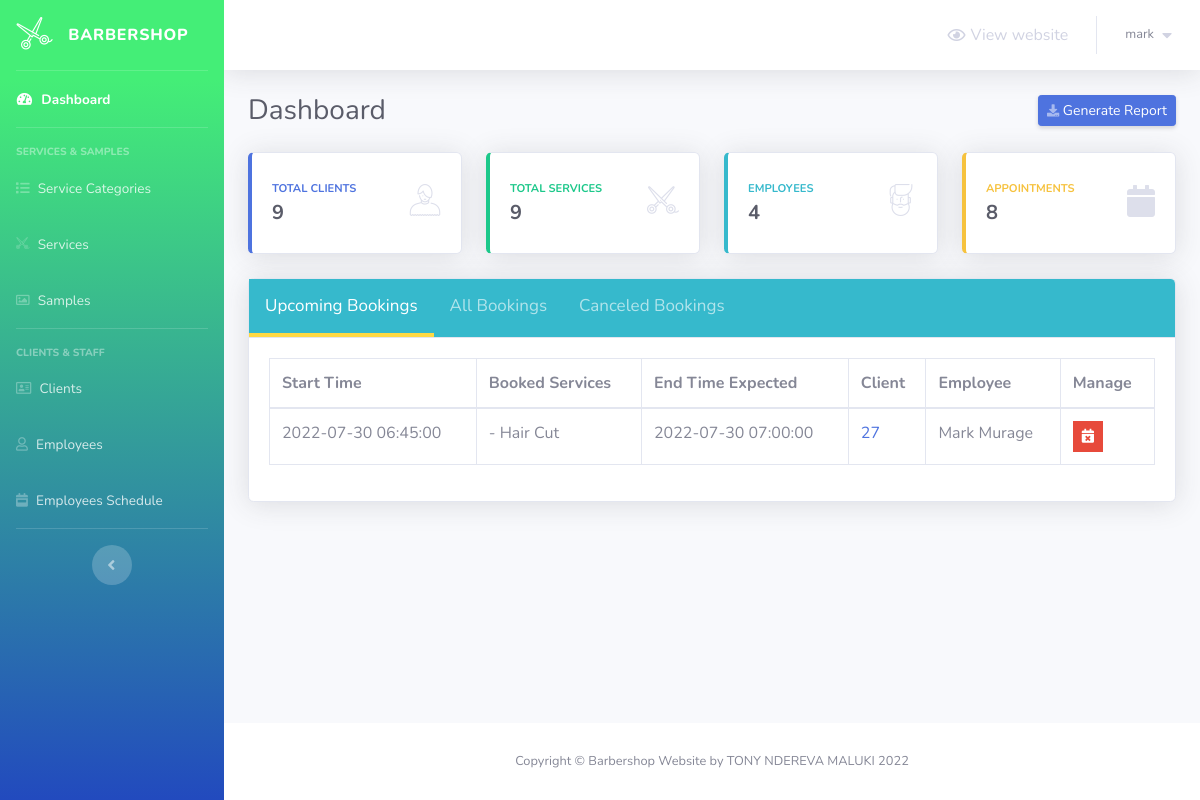
The page /admin/index.php (signed in) on the database its author committed.
### tables this page shows
CREATE TABLE `appointments` (
  `appointment_id` int(5) NOT NULL,
  `date_created` timestamp NOT NULL DEFAULT '0000-00-00 00:00:00',
  `client_id` int(5) NOT NULL,
  `employee_id` int(2) NOT NULL,
  `start_time` timestamp NOT NULL DEFAULT '0000-00-00 00:00:00',
  `end_time_expected` timestamp NOT NULL DEFAULT '0000-00-00 00:00:00',
  `canceled` tinyint(1) NOT NULL DEFAULT 0,
  `cancellation_reason` text DEFAULT NULL
);

CREATE TABLE `services` (
  `service_id` int(5) NOT NULL,
  `service_name` varchar(50) NOT NULL,
  `service_description` varchar(255) NOT NULL,
  `service_price` decimal(6,2) NOT NULL,
  `service_duration` int(5) NOT NULL,
  `category_id` int(2) NOT NULL
);

CREATE TABLE `clients` (
  `client_id` int(5) NOT NULL,
  `first_name` varchar(30) NOT NULL,
  `last_name` varchar(30) NOT NULL,
  `phone_number` varchar(30) NOT NULL,
  `client_email` varchar(50) NOT NULL
);

CREATE TABLE `employees` (
  `employee_id` int(2) NOT NULL,
  `first_name` varchar(20) NOT NULL,
  `last_name` varchar(20) NOT NULL,
  `phone_number` varchar(30) NOT NULL,
  `email` varchar(50) NOT NULL
);

### admin/Includes/functions/functions.php (called while the page is built, shortened)
<?php
    function countItems($item,$table)
	{
		global $con;
		$stat_ = $con->prepare("SELECT COUNT($item) FROM $table");
		$stat_->execute();
		return $stat_->fetchColumn();
	}

### admin/index.php (the view, shortened to what this page needs)
<?php
if (isset($_SESSION['username_barbershop_Xw211qAAsq4']) && isset($_SESSION['password_barbershop_Xw211qAAsq4'])) {
    include 'connect.php';
    include 'Includes/functions/functions.php';
    include 'Includes/templates/header.php';
?>
    <div class="container-fluid">
        <div class="d-sm-flex align-items-center justify-content-between mb-4">
            <h1 class="h3 mb-0 text-gray-800">Dashboard</h1>
            <a href="#" class="d-none d-sm-inline-block btn btn-sm btn-primary shadow-sm">
                <i class="fas fa-download fa-sm text-white-50"></i>
                Generate Report
            </a>
        </div>
        <div class="row">
            <div class="col-xl-3 col-md-6 mb-4">
                <div class="card border-left-primary shadow h-100 py-2">
                    <div class="card-body">
                        <div class="row no-gutters align-items-center">
                            <div class="col mr-2">
                                <div class="text-xs font-weight-bold text-primary text-uppercase mb-1">
                                    Total Clients
                                </div>
                                <div class="h5 mb-0 font-weight-bold text-gray-800"><?php echo countItems("client_id", "clients") ?></div>
                            </div>
                            <div class="col-auto">
                                <i class="bs bs-boy fa-2x text-gray-300"></i>
                            </div>
                        </div>
                    </div>
                </div>
            </div>
            <div class="col-xl-3 col-md-6 mb-4">
                <div class="card border-left-success shadow h-100 py-2">
                    <div class="card-body">
                        <div class="row no-gutters align-items-center">
                            <div class="col mr-2">
                                <div class="text-xs font-weight-bold text-success text-uppercase mb-1">
                                    Total Services
                                </div>
                                <div class="h5 mb-0 font-weight-bold text-gray-800"><?php echo countItems("service_id", "services") ?></div>
                            </div>
                            <div class="col-auto">
                                <i class="bs bs-scissors-1 fa-2x text-gray-300"></i>
                            </div>
                        </div>
                    </div>
                </div>
            </div>
            <div class="col-xl-3 col-md-6 mb-4">
                <div class="card border-left-info shadow h-100 py-2">
                    <div class="card-body">
                        <div class="row no-gutters align-items-center">
                            <div class="col mr-2">
                                <div class="text-xs font-weight-bold text-info text-uppercase mb-1">
                                    Employees
                                </div>
                                <div class="row no-gutters align-items-center">
                                    <div class="col-auto">
                                        <div class="h5 mb-0 mr-3 font-weight-bold text-gray-800"><?php echo countItems("employee_id", "employees") ?></div>
                                    </div>
                                </div>
                            </div>
                            <div class="col-auto">
                                <i class="bs bs-man fa-2x text-gray-300"></i>
                            </div>
                        </div>
                    </div>
                </div>
            </div>
            <div class="col-xl-3 col-md-6 mb-4">
                <div class="card border-left-warning shadow h-100 py-2">
                    <div class="card-body">
                        <div class="row no-gutters align-items-center">
                            <div class="col mr-2">
                                <div class="text-xs font-weight-bold text-warning text-uppercase mb-1">
                                    Appointments
                                </div>
                                <div class="h5 mb-0 font-weight-bold text-gray-800"><?php echo countItems("appointment_id", "appointments") ?></div>
                            </div>
                            <div class="col-auto">
                                <i class="fas fa-calendar fa-2x text-gray-300"></i>
                            </div>
                        </div>
                    </div>
                </div>
            </div>
        </div>
        <div class="card shadow mb-4">
            <div class="card-header tab" style="padding: 0px !important;background: #36b9cc!important">
                <button class="tablinks active" onclick="openTab(event, 'Upcoming')">
                    Upcoming Bookings
                </button>
                <button class="tablinks" onclick="openTab(event, 'All')">
                    All Bookings
                </button>
                <button class="tablinks" onclick="openTab(event, 'Canceled')">
                    Canceled Bookings
                </button>
            </div>
            <div class="card-body">
                <div class="table-responsive">
                    <table class="table table-bordered tabcontent" id="Upcoming" style="display:table" width="100%" cellspacing="0">
                        <thead>
                            <tr>
                                <th>
                                    Start Time
                                </th>
                                <th>
                                    Booked Services
                                </th>
                                <th>
                                    End Time Expected
                                </th>
                                <th>
                                    Client
                                </th>
                                <th>
                                    Employee
                                </th>
                                <th>
                                    Manage
                                </th>
                            </tr>
                        </thead>
                        <tbody>
                            <?php
                            $stmt = $con->prepare("SELECT *
                                                    FROM appointments a , clients c
                                                    where start_time >= ?
                                                    and a.client_id = c.client_id
                                                    and canceled = 0
                                                    order by start_time;
                                                    ");
                            $stmt->execute(array(date('Y-m-d H:i:s')));
                            $rows = $stmt->fetchAll();
                            $count = $stmt->rowCount();
                            if ($count == 0) {
                                echo "<tr>";
                                echo "<td colspan='5' style='text-align:center;'>";
                                echo "List of your upcoming bookings will be presented here";
                                echo "</td>";
                                echo "</tr>";
                            } else {
                                foreach ($rows as $row) {
                                    echo "<tr>";
                                    echo "<td>";
                                    echo $row['start_time'];
                                    echo "</td>";
                                    echo "<td>";
                                    $stmtServices = $con->prepare("SELECT service_name
                                                            from services s, services_booked sb
                                                            where s.service_id = sb.service_id
                                                            and appointment_id = ?");
                                    $stmtServices->execute(array($row['appointment_id']));
                                    $rowsServices = $stmtServices->fetchAll();
                                    foreach ($rowsServices as $rowsService) {
                                        echo "- " . $rowsService['service_name'];
                                    }
                                    echo "</td>";
                                    echo "<td>";
                                    echo $row['end_time_expected'];
                                    echo "</td>";
                                    echo "<td>";
                                    echo "<a href = #>";
                                    echo $row['client_id'];
                                    echo "</a>";
                                    echo "</td>";
                                    echo "<td>";
                                    $stmtEmployees = $con->prepare("SELECT first_name,last_name
                                                            from employees e, appointments a
                                                            where e.employee_id = a.employee_id
                                                            and a.appointment_id = ?");
                                    $stmtEmployees->execute(array($row['appointment_id']));
                                    $rowsEmployees = $stmtEmployees->fetchAll();
                                    foreach ($rowsEmployees as $rowsEmployee) {
                                        echo $rowsEmployee['first_name'] . " " . $rowsEmployee['last_name'];
                                    }
                                    echo "</td>";
                                    echo "<td>";
                                    $cancel_data = "cancel_appointment_" . $row["appointment_id"];
                            ?>
                                    <ul class="list-inline m-0">
                                        <li class="list-inline-item" data-toggle="tooltip" title="Cancel Appointment">
                                            <button class="btn btn-danger btn-sm rounded-0" type="button" data-toggle="modal" data-target="#<?php echo $cancel_data; ?>" data-placement="top">
                                                <i class="fas fa-calendar-times"></i>
                                            </button>
                                        </li>
                                    </ul>
                            <?php
                                    echo "</td>";
                                    echo "</tr>";
                                }
                            }
                            ?>
                        </tbody>
                    </table>
                </div>
            </div>
        </div>
    </div>
<?php
    include 'Includes/templates/footer.php';
} else {
    header('Location: login.php');
    exit();
}
?>

### admin/Design/css/main.css (style rules this page uses)
.tab button.active { color: #fff; border-bottom: 4px solid #ffd943; }
.tab button { background: inherit; color: #ffffff9c; float: left; border: none; outline: none; cursor: pointer; padding: 14px 16px; transition: 0.3s; font-size: 17px; border-bottom: 4px solid transparent; }
.tabcontent { display: none; }

### rows shown on the page
appointments: start_time "2022-07-30 06:45:00", end_time_expected "2022-07-30 07:00:00", client.client_id "27"
services: service_name "Hair Cut"
employees: first_name "Mark", last_name "Murage"

### other values the page prints
$_SESSION['username_barbershop_Xw211qAAsq4'] "mark"
countItems("client_id", "clients") "9"
countItems("service_id", "services") "9"
countItems("employee_id", "employees") "4"
countItems("appointment_id", "appointments") "8"
